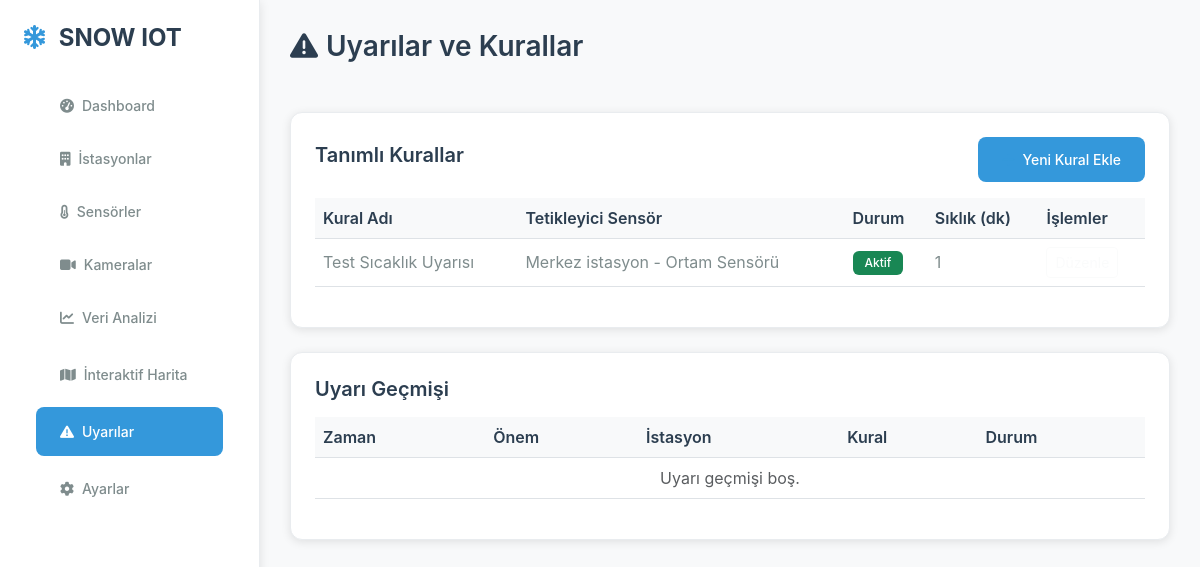
Screenshot of /alerts/ (signed in) with the database file from the repository.
### core/models.py (models this page shows, shortened)
class Rule(models.Model):
    name = models.CharField(max_length=200, unique=True, verbose_name="Kural Adı")
    description = models.TextField(blank=True, verbose_name="Açıklama")
    trigger_sensor = models.ForeignKey(Sensor, on_delete=models.CASCADE, verbose_name="Tetikleyici Sensör")
    is_active = models.BooleanField(default=True, verbose_name="Aktif mi?")
    last_triggered = models.DateTimeField(null=True, blank=True, verbose_name="Son Tetiklenme Zamanı")
    cooldown_minutes = models.PositiveIntegerField(default=60, verbose_name="Tekrar Bildirme Sıklığı (Dakika)")
    created_at = models.DateTimeField(auto_now_add=True)
    updated_at = models.DateTimeField(auto_now=True)
    class Meta:
        verbose_name = "Kural"
        verbose_name_plural = "Kurallar"

class Sensor(models.Model):
    INTERFACE_CHOICES = [('serial', 'Seri Port'), ('i2c', 'I2C'), ('virtual', 'Sanal')]
    PARSER_TYPE_CHOICES = [('regex', 'Regex'), ('binary', 'Binary Format'), ('simple', 'Basit (Değerin kendisi)')]
    device = models.ForeignKey(Device, on_delete=models.CASCADE, related_name='sensors', verbose_name="Bağlı Olduğu Cihaz")
    name = models.CharField(max_length=100, verbose_name="Sensör Adı")
    is_active = models.BooleanField(default=True, verbose_name="Aktif mi?")
    interface = models.CharField(
        max_length=20,
        choices=INTERFACE_CHOICES,
        verbose_name="Arayüz Tipi",
        blank=True # Artık bu alan boş olabilir
    )
    config = models.JSONField(default=dict, blank=True, verbose_name="Arayüz Yapılandırması (JSON)")
    parser_type = models.CharField(
        max_length=20,
        choices=PARSER_TYPE_CHOICES,
        verbose_name="Veri Ayrıştırıcı Tipi",
        blank=True # Artık bu alan boş olabilir
    )
    parser_config = models.JSONField(default=dict, blank=True, verbose_name="Ayrıştırıcı Yapılandırması (JSON)")
    read_interval = models.PositiveIntegerField(default=60, verbose_name="Okuma Sıklığı (Saniye)")
    class Meta:
        verbose_name = "Sensör"
        verbose_name_plural = "Sensörler"
        unique_together = ('device', 'name')

class Device(models.Model):
    user = models.OneToOneField(User, on_delete=models.CASCADE, verbose_name="Cihaz Sahibi")
    id = models.UUIDField(primary_key=True, default=uuid.uuid4, editable=False)
    name = models.CharField(max_length=100, unique=True, verbose_name="Cihaz Adı")
    location = models.CharField(max_length=200, blank=True, verbose_name="Konum")
    latitude = models.FloatField(null=True, blank=True, verbose_name="Enlem")
    longitude = models.FloatField(null=True, blank=True, verbose_name="Boylam")
    is_active = models.BooleanField(default=True, verbose_name="Aktif mi?")
    last_seen = models.DateTimeField(null=True, blank=True, verbose_name="Son Görülme")
    health_status = models.JSONField(null=True, blank=True, default=dict, verbose_name="Sağlık Durumu")
    created_at = models.DateTimeField(auto_now_add=True)
    updated_at = models.DateTimeField(auto_now=True)
    class Meta:
        verbose_name = "Cihaz"
        verbose_name_plural = "Cihazlar"

### core/views.py (the view)
# urls.py: path('alerts/', AlertsView.as_view(), name='alerts'),
class AlertsView(LoginRequiredMixin, View):
    login_url = '/admin/login/';
    def get(self, request):
        active_alerts = Alert.objects.filter(is_acknowledged=False).select_related('rule', 'device')
        alert_history = Alert.objects.all().select_related('rule', 'device')[:50]
        context = {
            'all_rules': Rule.objects.all().order_by('name'),
            'all_devices': Device.objects.prefetch_related('sensors').all(),
            'active_alerts': active_alerts, # Bu eksik kalmıştı, ekliyorum
            'alert_history': alert_history,
        }
        return render(request, 'alerts.html', context)

### templates/alerts.html (shortened to what this page needs)
{% extends 'base.html' %}
{% load static %}
{% block content %}
<div id="alerts" class="page-content active">
    <div class="d-flex justify-content-between align-items-center mb-4">
        <h2 class="page-title"><i class="fas fa-exclamation-triangle me-2"></i>Uyarılar ve Kurallar</h2>
    </div>
    <div class="glass-card mb-4">
        <div class="d-flex justify-content-between align-items-center mb-3">
            <h5 style="color: var(--dark-color); font-weight: 600;">Tanımlı Kurallar</h5>
            <button class="btn btn-gradient" data-bs-toggle="modal" data-bs-target="#ruleModal">
                <i class="fas fa-plus me-2"></i>Yeni Kural Ekle
            </button>
        </div>
        <div class="table-responsive">
            <table class="table table-hover">
                <thead>
                    <tr>
                        <th>Kural Adı</th>
                        <th>Tetikleyici Sensör</th>
                        <th>Durum</th>
                        <th>Sıklık (dk)</th>
                        <th>İşlemler</th>
                    </tr>
                </thead>
                <tbody>
                    {% for rule in all_rules %}
                    <tr>
                        <td>{{ rule.name }}</td>
                        <td>{{ rule.trigger_sensor.device.name }} - {{ rule.trigger_sensor.name }}</td>
                        <td>
                            {% if rule.is_active %}<span class="badge bg-success">Aktif</span>
                            {% else %}<span class="badge bg-secondary">Pasif</span>{% endif %}
                        </td>
                        <td>{{ rule.cooldown_minutes }}</td>
                        <td><button class="btn btn-sm btn-outline-light" disabled>Düzenle</button></td>
                    </tr>
                    {% empty %}
                    <tr><td colspan="5" class="text-center text-muted">Henüz tanımlı bir kural yok.</td></tr>
                    {% endfor %}
                </tbody>
            </table>
        </div>
    </div>
    <div class="glass-card">
        <h5 style="color: var(--dark-color); font-weight: 600;" class="mb-3">Uyarı Geçmişi</h5>
        <div class="table-responsive">
            <table class="table table-hover">
                <thead>
                    <tr>
                        <th>Zaman</th>
                        <th>Önem</th>
                        <th>İstasyon</th>
                        <th>Kural</th>
                        <th>Durum</th>
                    </tr>
                </thead>
                <tbody>
                    {% for alert in alert_history %}
                    <tr>
                        <td>{{ alert.timestamp|date:"d.m.Y H:i" }}</td>
                        <td>
                            {% if alert.severity == 'critical' %}<span class="badge bg-danger">Kritik</span>
                            {% elif alert.severity == 'warning' %}<span class="badge bg-warning">Uyarı</span>
                            {% else %}<span class="badge bg-info">Bilgi</span>{% endif %}
                        </td>
                        <td>{{ alert.device.name|default:"-" }}</td>
                        <td>{{ alert.rule.name|default:"-" }}</td>
                        <td>
                            {% if alert.is_acknowledged %}<span class="badge bg-success">Çözüldü</span>
                            {% else %}<span class="badge bg-warning">Aktif</span>{% endif %}
                        </td>
                    </tr>
                    {% empty %}
                    <tr><td colspan="5" class="text-center text-muted">Uyarı geçmişi boş.</td></tr>
                    {% endfor %}
                </tbody>
            </table>
        </div>
    </div>
</div>
{% endblock content %}

### static/css/main.css (style rules this page uses)
:root { --primary-color: #2c3e50; --secondary-color: #34495e; --accent-color: #3498db; --success-color: #27ae60; --warning-color: #f39c12; --danger-color: #e74c3c; --info-color: #17a2b8; --light-color: #ecf0f1; --dark-color: #2c3e50; --border-color: rgba(255, 255, 255, 0.1); --text-light: #7f8c8d; --bg-primary: #f8f9fa; --bg-secondary: #ffffff; --shadow: 0 2px 10px rgba(0, 0, 0, 0.1); }
body { background: linear-gradient(135deg, #f5f7fa 0%, #c3cfe2 100%); font-family: 'Inter', -apple-system, BlinkMacSystemFont, 'Segoe UI', Roboto, sans-serif; min-height: 100vh; color: var(--dark-color); }
.glass-card { background: var(--bg-secondary); border: 1px solid #e9ecef; border-radius: 12px; padding: 24px; margin-bottom: 24px; transition: all 0.2s ease; box-shadow: var(--shadow); color: var(--dark-color); }
.btn-gradient { background: var(--accent-color); border: none; color: white; padding: 12px 24px; border-radius: 8px; transition: all 0.2s ease; font-weight: 500; font-size: 14px; }
.page-content { display: none; }
.page-content.active { display: block; }
.glass-card i { color: var(--accent-color); }
.page-title { color: var(--dark-color); font-weight: 600; font-size: 28px; margin-bottom: 24px; }
.badge { font-size: 12px; font-weight: 500; padding: 6px 12px; border-radius: 6px; }
.btn-outline-light { border-color: #dee2e6; color: var(--text-light); }
.table { --bs-table-bg: transparent; --bs-table-color: var(--dark-color); --bs-table-border-color: #dee2e6; --bs-table-striped-bg: var(--bg-primary); --bs-table-hover-bg: #f8f9fa; color: var(--dark-color); }
.table thead th { background-color: var(--bg-primary); color: var(--dark-color); font-weight: 600; }
.table tbody td { color: var(--text-light); vertical-align: middle; }

### rows the page displays
Rule: name "Test Sıcaklık Uyarısı", trigger_sensor.device.name "Merkez istasyon", trigger_sensor.name "Ortam Sensörü", is_active "Aktif", cooldown_minutes "1"
